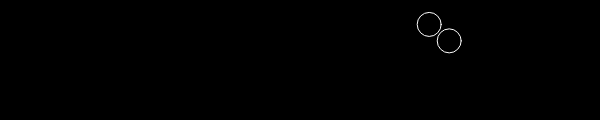
Frame 1 (no input)
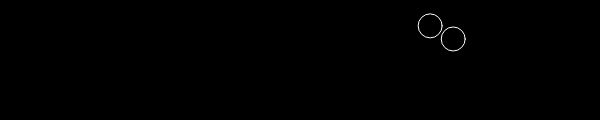
Frame 60 (no input)
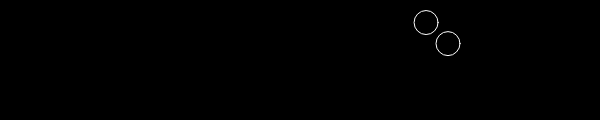
Frame 120 (the mouse pressed at the canvas centre since frame 60)

The p5.js sketch that drew these frames (run headless with seeded random() and noise() and a simulated clock; from frame 60 on, the mouse is pressed at the canvas centre):

// p5.js sketch
// ── sketch.js
//bubble 1
var x1;
var y1;

//bubble 2
var x2;
var y2;


function setup() {
  createCanvas(600, 120);

  x1 = random(0, width);
  y1 = random(0, height);

  x2 = random(0, width);
  y2 = random(0, height);

}

function draw() {
  background(0);

  moveBubble1();
  displayBubble1();

  moveBubble2();
  displayBubble2();
}

function moveBubble1(){
  x1 = x1 + random(-1, 1);
  y1 = y1 + random(-1, 1);
}

function displayBubble1(){
  stroke(255);
  noFill();
  ellipse(x1, y1, 24, 24);
}

function moveBubble2(){
  x2 = x2 + random(-1, 1);
  y2 = y2 + random(-1, 1);
}

function displayBubble2(){
  stroke(255);
  noFill();
  ellipse(x2, y2, 24, 24);
}
